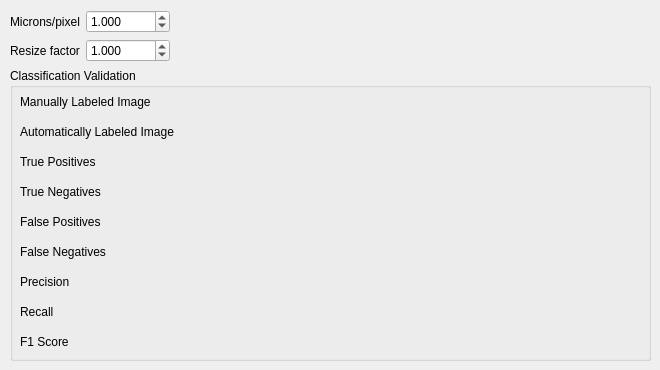
      <widget class="QWidget" name="analyze">
       <attribute name="title">
        <string>Analyze</string>
       </attribute>
       <widget class="QWidget" name="gridLayoutWidget">
        <property name="geometry">
         <rect>
          <x>10</x>
          <y>10</y>
          <width>641</width>
          <height>351</height>
         </rect>
        </property>
        <layout class="QGridLayout" name="gridLayout_10">
         <item row="1" column="1">
          <widget class="QDoubleSpinBox" name="resize_factor_SpinBox">
           <property name="mouseTracking">
            <bool>false</bool>
           </property>
           <property name="decimals">
            <number>3</number>
           </property>
           <property name="minimum">
            <double>0.001000000000000</double>
           </property>
           <property name="maximum">
            <double>10000.000000000000000</double>
           </property>
           <property name="singleStep">
            <double>0.010000000000000</double>
           </property>
           <property name="value">
            <double>1.000000000000000</double>
           </property>
          </widget>
         </item>
         <item row="0" column="0">
          <widget class="QLabel" name="micronsPixelLabel">
           <property name="text">
            <string>Microns/pixel</string>
           </property>
          </widget>
         </item>
         <item row="0" column="2">
          <spacer name="horizontalSpacer">
           <property name="orientation">
            <enum>Qt::Horizontal</enum>
           </property>
           <property name="sizeHint" stdset="0">
            <size>
             <width>40</width>
             <height>20</height>
            </size>
           </property>
          </spacer>
         </item>
         <item row="1" column="0">
          <widget class="QLabel" name="micronsPixelLabel_2">
           <property name="text">
            <string>Resize factor</string>
           </property>
          </widget>
         </item>
         <item row="1" column="2">
          <spacer name="horizontalSpacer_3">
           <property name="orientation">
            <enum>Qt::Horizontal</enum>
           </property>
           <property name="sizeHint" stdset="0">
            <size>
             <width>40</width>
             <height>20</height>
            </size>
           </property>
          </spacer>
         </item>
         <item row="0" column="1">
          <widget class="QDoubleSpinBox" name="microns_per_pixel_SpinBox">
           <property name="mouseTracking">
            <bool>false</bool>
           </property>
           <property name="decimals">
            <number>3</number>
           </property>
           <property name="minimum">
            <double>0.001000000000000</double>
           </property>
           <property name="maximum">
            <double>10000.000000000000000</double>
           </property>
           <property name="singleStep">
            <double>0.010000000000000</double>
           </property>
           <property name="value">
            <double>1.000000000000000</double>
           </property>
          </widget>
         </item>
         <item row="3" column="0" colspan="3">
          <widget class="QGroupBox" name="groupBox">
           <property name="title">
            <string>Classification Validation</string>
           </property>
           <widget class="QLabel" name="label_6">
            <property name="geometry">
             <rect>
              <x>10</x>
              <y>20</y>
              <width>161</width>
              <height>28</height>
             </rect>
            </property>
            <property name="text">
             <string>Manually Labeled Image</string>
            </property>
           </widget>
           <widget class="QLabel" name="label_7">
            <property name="geometry">
             <rect>
              <x>10</x>
              <y>50</y>
              <width>191</width>
              <height>28</height>
             </rect>
            </property>
            <property name="text">
             <string>Automatically Labeled Image</string>
            </property>
           </widget>
           <widget class="QLabel" name="label_8">
            <property name="geometry">
             <rect>
              <x>10</x>
              <y>80</y>
              <width>91</width>
              <height>28</height>
             </rect>
            </property>
            <property name="text">
             <string>True Positives</string>
            </property>
           </widget>
           <widget class="QLabel" name="label_9">
            <property name="geometry">
             <rect>
              <x>10</x>
              <y>110</y>
              <width>101</width>
              <height>28</height>
             </rect>
            </property>
            <property name="text">
             <string>True Negatives</string>
            </property>
           </widget>
           <widget class="QLabel" name="true_neg_label">
            <property name="geometry">
             <rect>
              <x>210</x>
              <y>110</y>
              <width>400</width>
              <height>28</height>
             </rect>
            </property>
            <property name="text">
             <string/>
            </property>
           </widget>
           <widget class="QLabel" name="label_10">
            <property name="geometry">
             <rect>
              <x>10</x>
              <y>140</y>
              <width>101</width>
              <height>28</height>
             </rect>
            </property>
            <property name="text">
             <string>False Positives</string>
            </property>
           </widget>
           <widget class="QLabel" name="false_pos_label">
            <property name="geometry">
             <rect>
              <x>210</x>
              <y>140</y>
              <width>400</width>
              <height>28</height>
             </rect>
            </property>
            <property name="text">
             <string/>
            </property>
           </widget>
           <widget class="QLabel" name="label_11">
            <property name="geometry">
             <rect>
              <x>10</x>
              <y>170</y>
              <width>111</width>
              <height>28</height>
             </rect>
            </property>
            <property name="text">
             <string>False Negatives</string>
            </property>
           </widget>
           <widget class="QLabel" name="false_neg_label">
            <property name="geometry">
             <rect>
              <x>210</x>
              <y>170</y>
              <width>400</width>
              <height>28</height>
             </rect>
            </property>
            <property name="text">
             <string/>
            </property>
           </widget>
           <widget class="QLabel" name="label_12">
            <property name="geometry">
             <rect>
              <x>10</x>
              <y>200</y>
              <width>61</width>
              <height>28</height>
             </rect>
            </property>
            <property name="text">
             <string>Precision</string>
            </property>
           </widget>
           <widget class="QLabel" name="precision_label">
            <property name="geometry">
             <rect>
              <x>210</x>
              <y>200</y>
              <width>400</width>
              <height>28</height>
             </rect>
            </property>
            <property name="text">
             <string/>
            </property>
           </widget>
           <widget class="QLabel" name="label_13">
            <property name="geometry">
             <rect>
              <x>10</x>
              <y>230</y>
              <width>51</width>
              <height>28</height>
             </rect>
            </property>
            <property name="text">
             <string>Recall</string>
            </property>
           </widget>
           <widget class="QLabel" name="recall_label">
            <property name="geometry">
             <rect>
              <x>210</x>
              <y>230</y>
              <width>400</width>
              <height>28</height>
             </rect>
            </property>
            <property name="text">
             <string/>
            </property>
           </widget>
           <widget class="QLabel" name="f1_score">
            <property name="geometry">
             <rect>
              <x>10</x>
              <y>260</y>
              <width>71</width>
              <height>28</height>
             </rect>
            </property>
            <property name="text">
             <string>F1 Score</string>
            </property>
           </widget>
           <widget class="QLabel" name="f1_score_label">
            <property name="geometry">
             <rect>
              <x>190</x>
              <y>212</y>
              <width>16</width>
              <height>17</height>
             </rect>
            </property>
            <property name="text">
             <string/>
            </property>
           </widget>
           <widget class="QLabel" name="true_pos_label">
            <property name="enabled">
             <bool>true</bool>
            </property>
            <property name="geometry">
             <rect>
              <x>210</x>
              <y>80</y>
              <width>400</width>
              <height>28</height>
             </rect>
            </property>
            <property name="text">
             <string/>
            </property>
           </widget>
           <widget class="QWidget" name="layoutWidget">
            <property name="geometry">
             <rect>
              <x>210</x>
              <y>20</y>
              <width>401</width>
              <height>21</height>
             </rect>
            </property>
            <layout class="QGridLayout" name="gridLayout_11"/>
           </widget>
           <widget class="QWidget" name="layoutWidget">
            <property name="geometry">
             <rect>
              <x>210</x>
              <y>50</y>
              <width>401</width>
              <height>21</height>
             </rect>
            </property>
            <layout class="QGridLayout" name="gridLayout_12"/>
           </widget>
          </widget>
         </item>
        </layout>
       </widget>
      </widget>
